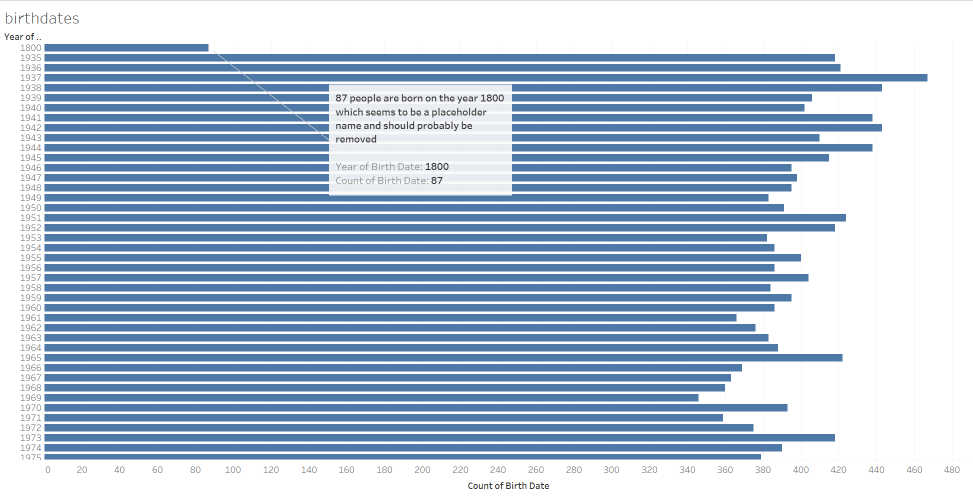
#> input picture CA3/content/images/birthdate.png, 1946 x 996 px, found by its file name (shown at 1/2 size); its folder holds 3 pictures in this run
$ jupyter execute --allow-errors image_segmentation.ipynb   (older library calls are emulated)
#> lines starting #> are read from the running program, lines starting #| are printed output that depends on the picture
<style>
  body { background-color: #121212; color: #ffffff; }
</style>

**<span style="color: gray;">In The Name of God</span>**

---

**<span style="color: #808080;">Mani hosseini</span>**<br>
**<span style="color: #808080;">SID:</span> <span style="color: #808080;">810102552</span>**<br>
**<span style="color: #808080;">Parsa Bukani</span>** <br>
**<span style="color: #808080;">SID:</span> <span style="color: #808080;">810102501</span>**<br>
**<span style="color: #808080;">Erfan Falahati</span>**<br>
**<span style="color: #808080;">SID:</span> <span style="color: #808080;">810102491</span>**

<div align="center">

# **Image Segmentation Using Clustering Methods**

</div>

[cell 1]
import cv2
import os
from pycocotools.coco import COCO
import numpy as np
import matplotlib.pyplot as plt
from sklearn.cluster import KMeans
from sklearn.cluster import DBSCAN
from sklearn.metrics import silhouette_score
from sklearn.decomposition import PCA
import torch, torch.nn.functional as F
import timm
import warnings
from timm.data import resolve_data_config
from timm.data.transforms_factory import create_transform
from skimage.feature import local_binary_pattern


IMAGE_FOLDER = os.path.join("content", "images")
ANNOTATION_FOLDER = os.path.join("content", "annotations")
CATEGORY_ID = 1
IMAGE_SIZE = (1920, 1080)
MAX_IMAGES = 3 #number of images to be loaded


RATIO = 8
H= IMAGE_SIZE[0] // RATIO
W=IMAGE_SIZE[1] // RATIO
NEW_SIZE = (IMAGE_SIZE[0] // RATIO, IMAGE_SIZE[1] // RATIO)


SOBEL="sobel"
CANNY="canny"
ROBERTS="roberts"
PREWITT="prewitt"
THRESHOLD1=100
THRESHOLD2=200
LOG = "log"
DOG = "dog"
EDGE_METHOD=SOBEL #choose the desired edge detection method


TEST_INDX=0 # what picture to show as an example throughout the project


CNN_MODE="hrnet" # hrnet works better

## **<span style="color:rgb(34, 139, 34);">Dataset Loading</span>**

### **<span style="color:rgb(124, 252, 0);">Loading images</span>**

[cell 2]
def load_images(folder,max_images=MAX_IMAGES):
#> called with folder = 'content/images', max_images = 3
    images = {}

    for idx, filename in enumerate(sorted(os.listdir(folder))):
        if idx >= max_images:
            break
        path = os.path.join(folder, filename)
        img = cv2.imread(path)
#> img is the input picture: shape (996, 1946, 3); mean B, G, R 213.9, 193.3, 174
        if img is None:
            continue
        images[filename] = img
    return images


og_images_dict = load_images(IMAGE_FOLDER)
#> og_images_dict = 3 items

resized_images_dict = {key: cv2.resize(value, NEW_SIZE) for key,value in og_images_dict.items()}
#> resized_images_dict = 3 items

# normalized images
normalized_images_dict = {key: value/255.0 for key,value in resized_images_dict.items()}
#> normalized_images_dict = 3 items
print(f"{len(normalized_images_dict)} images loaded with size {list(normalized_images_dict.values())[TEST_INDX].shape}")
#| 3 images loaded with size (135, 240, 3)
filenames = list(normalized_images_dict.keys())
#> filenames = ['birthdate.png', 'cancer_types.png', 'occuption.png']
plt.imshow(normalized_images_dict[filenames[TEST_INDX]])
plt.show()
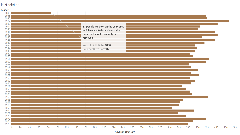
#> shown: shape (135, 240, 3) float64; mean R, G, B 0.838, 0.757, 0.681


#computed grayscale just in case
gray = np.dot(np.array(list(normalized_images_dict.values())), [0.2989, 0.5870, 0.1140])[..., np.newaxis]

### **<span style="color:rgb(124, 252, 0);">Loading annotations</span>**

#> (a cell that did not finish here is left out)

## **<span style="color:rgb(34, 139, 34);">Creating Features </span>**

### **<span style="color:rgb(124, 252, 0);">Position of the picture</span>**
- position of each pixel was calculated and stacked onto third channel, meaning the third channel is now r,g,b,x,y

[cell 4]
def pos_extract(img):
    x_coords = np.tile(np.arange(H), (W, 1))
    y_coords = np.tile(np.arange(W).reshape(-1, 1), (1, H))
    norm_x_coords=x_coords/H
    norm_y_coords=y_coords/W
    img=np.dstack([img,norm_x_coords,norm_y_coords])
    return img


pos_extracted_imgs_dict={key: pos_extract(value) for key,value in normalized_images_dict.items()}
#> in pos_extract (call 2), `x_coords = np.tile(np.arange(H), (W, 1))`:
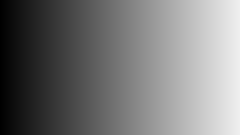
#> x_coords: shape (135, 240) int64; min 0, max 239, mean 119.5
#> pos_extracted_imgs_dict = 3 items

### **<span style="color:rgb(124, 252, 0);">Edge detection</span>**
- different methods of edge detection were used and the best one was stacked onto third channel.

#### **<span style="color:rgb(152, 255, 152);">Sobel,Prewitt and Roberts operators</span>**
These edge detection operators are commonly used in image processing to detect edges in images.

1. **Sobel Operator**<br>
The Sobel operator uses two 3x3 kernels to detect horizontal and vertical edges.

$$
\begin{bmatrix}
-1 & -2 & -1 \\
0  &  0   &  0  \\
1  &  2   &  1
\end{bmatrix}
\quad
\begin{bmatrix}
-1 &  0 &  1 \\
-2 &  0 &  2 \\
-1 &  0 &  1
\end{bmatrix}
$$

2. **Prewitt Operator**<br>
The Prewitt operator uses two 3x3 kernels similar to the Sobel operator.

$$
\begin{bmatrix}
-1 &  0 &  1 \\
-1 &  0 &  1 \\
-1 &  0 &  1
\end{bmatrix} \quad
\begin{bmatrix}
1  &  0 & -1 \\
1  &  0 & -1 \\
1  &  0 & -1
\end{bmatrix}
$$

3. **Roberts Operator**<br>
The Roberts operator uses two 2x2 kernels.

$$
\begin{bmatrix}
-1 &  0 \\
0  &  1
\end{bmatrix} \quad
\begin{bmatrix}
1  &  0 \\
0  & -1
\end{bmatrix}
$$

[cell 5]
import cv2
import numpy as np
import matplotlib.pyplot as plt

# [54 lines left out: functions sobel_operator, prewitt_operator, roberts_operator, not called in this run]

#### **<span style="color:rgb(152, 255, 152);">Canny Operator</span>**

The Canny operator is a multi-step edge detection algorithm developed by John F. Canny in 1986. It is considered one of the most accurate and robust methods for detecting edges in images.

#### Steps of the Canny Operator:

1. **Noise Reduction** (Gaussian Filtering)<br>

* The image is smoothed using a Gaussian filter to reduce noise.
* This step helps to remove random variations in pixel intensity caused by sensor noise, digitization errors, etc.
* A typical Gaussian filter used for noise reduction has a kernel of the form:

$$
\begin{bmatrix} 0.0625 & 0.1250 & 0.0625 \\ 0.1250 & 0.2500 & 0.1250 \\ 0.0625 & 0.1250 & 0.0625 \end{bmatrix}
$$

* The filter size and standard deviation can be adjusted depending on the image characteristics.
2. **Gradient Calculation**<br>

* The gradient of each pixel is calculated using the Sobel or Laplacian operator.
* This step helps to measure the intensity changes across different directions in the image.
* A typical Sobel kernel for edge detection has a form:

$$
\begin{bmatrix} -1 & 0 & 1 \\ -2 & 0 & 2 \\ -1 & 0 & 1 \end{bmatrix} \quad \begin{bmatrix} -1 & -2 & -1 \\ 0 & 0 & 0 \\ 1 & 2 & 1 \end{bmatrix}
$$

* The Laplacian of Gaussian (LoG) operator can also be used for gradient calculation.

3. **Non-Maximum Suppression**<br>

* Only pixels with maximum intensity values in their respective neighborhoods are considered as edges.
* This step helps to reduce the number of edge points by identifying the most significant ones.
* A typical non-maximum suppression kernel has a form:

$$
\begin{bmatrix} -1 & 0 & 1 \\ -1 & 0 & 1 \\ -1 & 0 & 1 \end{bmatrix} \quad \begin{bmatrix} 1 & 0 & -1 \\ 1 & 0 & -1 \\ 1 & 0 & -1 \end{bmatrix}
$$

* The kernel size and shape can be adjusted depending on the image characteristics.

4. **Double Thresholding**<br>

* Edges are thresholded twice: a low threshold for weak edges and a high threshold for strong edges.
* This step helps to eliminate noise and false positives while retaining significant edges.
* A typical double thresholding scheme has two thresholds:
	+ Low threshold (T1): weak edges with intensity values below T1 are discarded
	+ High threshold (T2): strong edges with intensity values above T2 are retained

5. **Edge Tracking by Hysteresis**<br>

* Weaker edges that are connected to stronger edges are also considered as edges.
* This step helps to connect fragmented edges while avoiding noise and false positives.
* A typical hysteresis threshold (T3) is used to determine the minimum intensity value required for an edge point to be accepted

The Canny operator's output is a binary image where pixels with values of 1 represent edge points, and pixels with values of 0 represent non-edge points.

[cell 6]
# [9 lines left out: function canny_operator, not called in this run]

#### **<span style="color:rgb(152, 255, 152);">Laplacian of Gaussian and Difference of Gaussian Operators</span>**
**LoG Operator**<br>

* Computes the second derivative of a Gaussian filter to detect edges
* The LoG kernel is given by:

$$\frac{\partial^2}{\partial x^2} G(x, \sigma) = -\frac{1}{\sigma^4} e^{-x^2 / (2\sigma^2)}
$$
**DoG Operator**<br>

* Computes the difference between two Gaussian filters with different standard deviations
* The DoG kernel is given by:
$$
D(x, \sigma_1, \sigma_2) = G(x, \sigma_1) - G(x, \sigma_2)$$
Both LoG and DoG operators are used for edge detection, but DoG operator is more computationally efficient. However, LoG operator can detect edges with high accuracy, especially in noisy images.

[cell 7]
# [26 lines left out: functions log_operator, dog_operator, not called in this run]

#### **<span style="color:rgb(152, 255, 152);">Comparsion</span>**

#> (a cell that did not finish here is left out)

### **<span style="color:rgb(124, 252, 0);">Texture detection</span>**

#### **<span style="color:rgb(152, 255, 152);">Local Binary Pattern</span>**
The Local Binary Pattern (LBP) is a texture analysis operator that labels the pixels of an image based on their local neighborhood. It is widely used in computer vision and pattern recognition tasks.
**How LBP Works:**<br>

1. Divide the image into small regions or blocks.
2. For each block, calculate the LBP code by comparing the pixel values with its neighboring pixels.
3. The LBP code is a binary string that represents the local texture pattern of the block.
4. Use the LBP codes to build histograms that represent the distribution of textures in the image.

**note:** use this section with caution, i was new to lbp and have very basic understanding of it

[cell 9]
# [8 lines left out: function lbp_operator, not called in this run]


#> (the rest of this cell did not finish here and is left out)

## **<span style="color:rgb(34, 139, 34);">Cluster pixels </span>**

### **<span style="color:rgb(124, 252, 0);">K-means</span>**

#### **<span style="color:rgb(152, 255, 152);">Inertia</span>**:
inertia can be used to evaluate the clustring and find a good k using elbow method

[cell 10]
max_k=10
#> (the rest of this cell did not finish here and is left out)

#### **<span style="color:rgb(152, 255, 152);">Silhoutte Score</span>**

#> (a cell that did not finish here is left out)

#### **<span style="color:rgb(152, 255, 152);">Result</span>**

[cell 12]
k=3
#> (the rest of this cell did not finish here and is left out)

### **<span style="color:rgb(124, 252, 0);">HDBSCAN</span>**

[cell 13]
from sklearn.cluster import DBSCAN
import matplotlib.pyplot as plt
import numpy as np
import hdbscan

#exclude unnecessary features
#> (the rest of this cell did not finish here and is left out)

### **<span style="color:rgb(124, 252, 0);">DBSCAN</span>**
**Why Does DBSCAN Assign `-1` Labels to Player Pixels?**

DBSCAN works by grouping together points that are densely packed in feature space, while labeling points that lie alone in low-density regions as noise (`-1` label).

In our task, after extracting rich features from the image using a pretrained model like HRNet or ResNet, player pixels tend to have feature representations that differ significantly from the background (field, crowd, etc.). Because players are often visually distinct and occupy relatively small, isolated regions compared to the larger, more homogeneous background:

* **Players form sparse clusters** in the feature space due to their unique appearance.
* **DBSCAN identifies these sparse player pixels as noise** (label `-1`) because they do not belong to any high-density cluster of the background or crowd.
* This behavior actually helps **separate player pixels from the background**, effectively marking them as outliers or "interesting" points.

Therefore, tuning DBSCAN parameters (like `eps` and `min_samples`) allows us to isolate players by labeling their pixels as `-1`, which corresponds to noise or outliers in DBSCAN terminology but in this context helps segment the players.

[cell 14]
# [7 lines left out: function apply_dbscan, not called in this run]


#> (the rest of this cell did not finish here and is left out)

## **<span style="color:rgb(34, 139, 34);"> Filtering,Merging and Even More Clustering! </span>**

### **<span style="color:rgb(124, 252, 0);">Filtering</span>**
- clusters too small or too big were changed to 0(background)

[cell 15]
# [13 lines left out: functions find_cluster_sizes, filter_cluster, not called in this run]


#> (the rest of this cell did not finish here and is left out)

### **<span style="color:rgb(124, 252, 0);">Merging and Re-clustring:</span>**
1. diltation was used to thicken the boudaries of clusters.
2. cv2's premade function was used to find the connected components basically doing an small clustring

[cell 16]
import cv2

# [43 lines left out: functions merge_close_clusters, apply_merge, not called in this run]

#> (the rest of this cell did not finish here and is left out)

output of connectedComponentsWithStats was used to make a new image with new clusters

#> (a cell that did not finish here is left out)

centroids of clusters made above are marked as red in the image below.

#> (a cell that did not finish here is left out)

## **<span style="color:rgb(34, 139, 34);">More Advanced Features! </span>**

### **<span style="color:rgb(124, 252, 0);">Creating Features:</span>**
HRNet model was used to extract feature_vectors instead of manual extraction in the first part.

[cell 19]
import torch
import numpy as np
import cv2
import timm
import torch.nn.functional as F
from timm.data import resolve_data_config
from timm.data.transforms_factory import create_transform
from PIL import Image


def get_feature_model(mode=CNN_MODE ):
    if mode == "hrnet":
        model = timm.create_model('hrnet_w18', pretrained=True, features_only=True)
    elif mode == "resnet":
        model = timm.create_model('resnet50', pretrained=True, features_only=True)
    else:
        raise ValueError("Invalid mode. Choose 'hrnet' or 'resnet'.")
    model.eval()
    return model


# timm messes up the dimension of the image a little
# [17 lines left out: function transformer, not called in this run]


def extract_cnn_features(og_images_dict, mode=CNN_MODE, transformer_mode="normal"):
    model = get_feature_model(mode)
